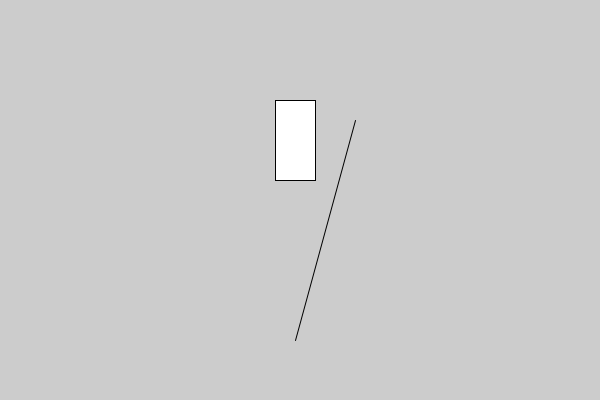
Frame 1 (no input)
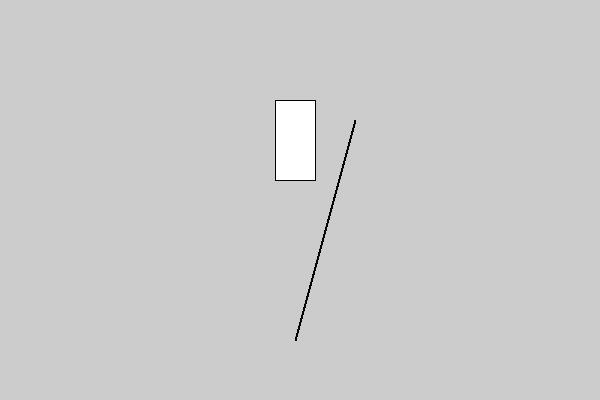
Frame 60 (the mouse pressed at the canvas centre just before this capture)
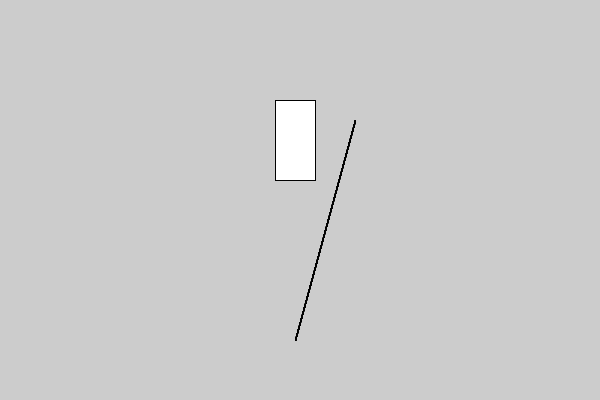
Frame 120 (the mouse held since frame 60 and released just before this capture)

The Processing sketch that drew these frames (run headless with seeded random() and noise(); from frame 60 on, the mouse is pressed at the canvas centre):

// Processing sketch: sketch_230907b
// ── sketch_230907b.pde
int lightX = 275;  
int lightY = 100;
int headW = 40;
int headH = 80;
int poleX = lightX + headH;
int poleY = lightY + headW/2;
int poleW = lightX+headW/2;
int poleH = lightY+headH*3;

void setup(){
  size (600,400);
  
}

void draw(){
  stroke(0);
  rect(lightX, lightY, headW, headH);
  line(poleX,poleY, poleW, poleH);
  //rect(poleX, poleY, poleW, poleH);
}
